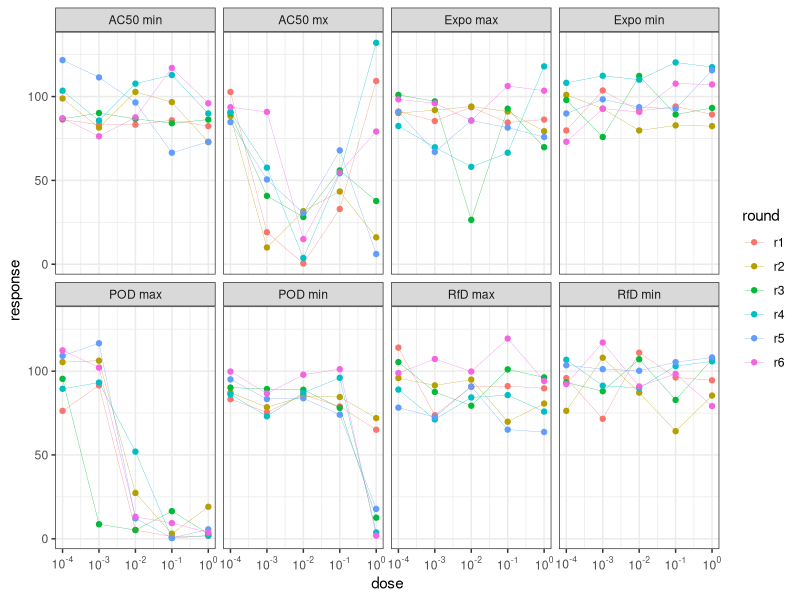

Source code (R):
library(ggplot2)
library(dplyr)
library(tidyr) #seperate
library(scales)

df <- read.csv("mixture.csv")
colnames(df)<-c("chemical", 
                "1_r1","1_r2","1_r3","1_r4","1_r5","1_r6",
                "2_r1","2_r2","2_r3","2_r4","2_r5","2_r6",
                "3_r1","3_r2","3_r3","3_r4","3_r5","3_r6", 
                "4_r1","4_r2","4_r3","4_r4","4_r5","4_r6",
                "5_r1","5_r2","5_r3","5_r4","5_r5","5_r6")
DF <- df %>% reshape::melt() %>% separate(variable, c("dose", "round")) 
DF$dosen <- as.numeric(DF$dose)
DF1 <- DF %>% mutate(dose = 10^(dosen-5))
colnames(DF1)[4]<-"response"

ggplot(DF1, aes(x = dose, y = response)) +
  geom_point(aes(colour = round))+
  geom_path(aes(colour = round), size = 0.1) + 
  facet_wrap( ~ chemical, ncol = 4) + theme_bw() +
  scale_x_log10(breaks = trans_breaks("log10", function(x) 10^x),
                labels = trans_format("log10", math_format(10^.x)))
